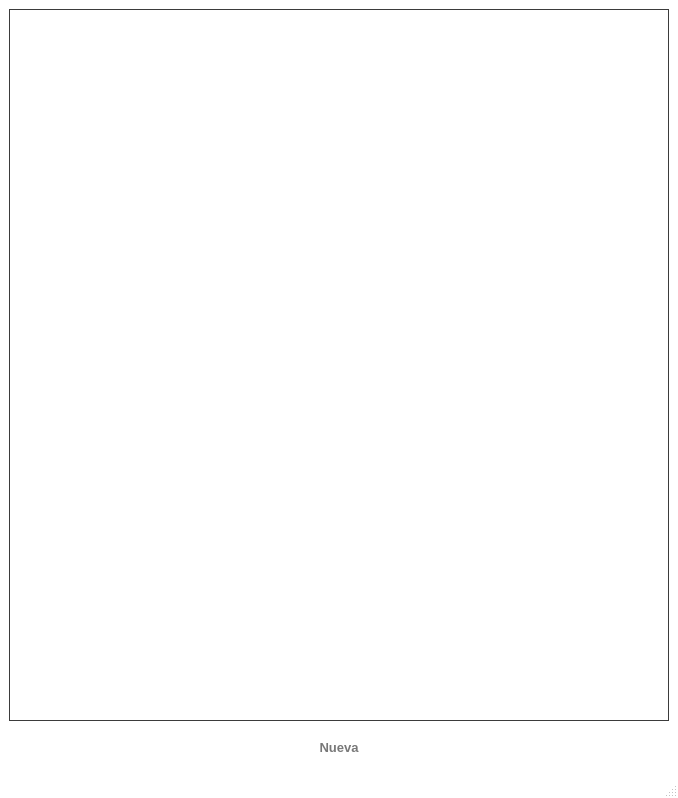
<?xml version="1.0" encoding="UTF-8"?>
<ui version="4.0">
 <class>Screen_Table_Observaciones</class>
 <widget class="QMainWindow" name="Screen_Table_Observaciones">
  <property name="geometry">
   <rect>
    <x>0</x>
    <y>0</y>
    <width>678</width>
    <height>798</height>
   </rect>
  </property>
  <property name="palette">
   <palette>
    <active>
     <colorrole role="Base">
      <brush brushstyle="SolidPattern">
       <color alpha="255">
        <red>46</red>
        <green>47</green>
        <blue>48</blue>
       </color>
      </brush>
     </colorrole>
     <colorrole role="Window">
      <brush brushstyle="SolidPattern">
       <color alpha="255">
        <red>255</red>
        <green>255</green>
        <blue>255</blue>
       </color>
      </brush>
     </colorrole>
    </active>
    <inactive>
     <colorrole role="Base">
      <brush brushstyle="SolidPattern">
       <color alpha="255">
        <red>46</red>
        <green>47</green>
        <blue>48</blue>
       </color>
      </brush>
     </colorrole>
     <colorrole role="Window">
      <brush brushstyle="SolidPattern">
       <color alpha="255">
        <red>255</red>
        <green>255</green>
        <blue>255</blue>
       </color>
      </brush>
     </colorrole>
    </inactive>
    <disabled>
     <colorrole role="Base">
      <brush brushstyle="SolidPattern">
       <color alpha="255">
        <red>255</red>
        <green>255</green>
        <blue>255</blue>
       </color>
      </brush>
     </colorrole>
     <colorrole role="Window">
      <brush brushstyle="SolidPattern">
       <color alpha="255">
        <red>255</red>
        <green>255</green>
        <blue>255</blue>
       </color>
      </brush>
     </colorrole>
    </disabled>
   </palette>
  </property>
  <property name="windowTitle">
   <string>MainWindow</string>
  </property>
  <widget class="QWidget" name="centralwidget">
   <layout class="QVBoxLayout" name="verticalLayout">
    <item>
     <widget class="QTableView" name="tableView">
      <property name="palette">
       <palette>
        <active>
         <colorrole role="Base">
          <brush brushstyle="SolidPattern">
           <color alpha="255">
            <red>255</red>
            <green>255</green>
            <blue>255</blue>
           </color>
          </brush>
         </colorrole>
         <colorrole role="Window">
          <brush brushstyle="SolidPattern">
           <color alpha="255">
            <red>77</red>
            <green>77</green>
            <blue>77</blue>
           </color>
          </brush>
         </colorrole>
        </active>
        <inactive>
         <colorrole role="Base">
          <brush brushstyle="SolidPattern">
           <color alpha="255">
            <red>255</red>
            <green>255</green>
            <blue>255</blue>
           </color>
          </brush>
         </colorrole>
         <colorrole role="Window">
          <brush brushstyle="SolidPattern">
           <color alpha="255">
            <red>77</red>
            <green>77</green>
            <blue>77</blue>
           </color>
          </brush>
         </colorrole>
        </inactive>
        <disabled>
         <colorrole role="Base">
          <brush brushstyle="SolidPattern">
           <color alpha="255">
            <red>77</red>
            <green>77</green>
            <blue>77</blue>
           </color>
          </brush>
         </colorrole>
         <colorrole role="Window">
          <brush brushstyle="SolidPattern">
           <color alpha="255">
            <red>77</red>
            <green>77</green>
            <blue>77</blue>
           </color>
          </brush>
         </colorrole>
        </disabled>
       </palette>
      </property>
      <property name="styleSheet">
       <string notr="true"/>
      </property>
     </widget>
    </item>
    <item>
     <layout class="QHBoxLayout" name="horizontalLayout">
      <item>
       <spacer name="horizontalSpacer">
        <property name="orientation">
         <enum>Qt::Horizontal</enum>
        </property>
        <property name="sizeHint" stdset="0">
         <size>
          <width>40</width>
          <height>20</height>
         </size>
        </property>
       </spacer>
      </item>
      <item>
       <widget class="QPushButton" name="pb_nueva">
        <property name="minimumSize">
         <size>
          <width>130</width>
          <height>40</height>
         </size>
        </property>
        <property name="maximumSize">
         <size>
          <width>130</width>
          <height>40</height>
         </size>
        </property>
        <property name="font">
         <font>
          <family>Segoe UI</family>
          <pointsize>10</pointsize>
          <weight>75</weight>
          <bold>true</bold>
         </font>
        </property>
        <property name="styleSheet">
         <string notr="true">border-radius: 10px;
color:rgb(120, 120, 120);</string>
        </property>
        <property name="text">
         <string>Nueva</string>
        </property>
        <property name="icon">
         <iconset resource="assets.qrc">
          <normaloff>:/icons/plus_blue.png</normaloff>:/icons/plus_blue.png</iconset>
        </property>
        <property name="iconSize">
         <size>
          <width>20</width>
          <height>20</height>
         </size>
        </property>
       </widget>
      </item>
      <item>
       <spacer name="horizontalSpacer_2">
        <property name="orientation">
         <enum>Qt::Horizontal</enum>
        </property>
        <property name="sizeHint" stdset="0">
         <size>
          <width>40</width>
          <height>20</height>
         </size>
        </property>
       </spacer>
      </item>
     </layout>
    </item>
   </layout>
  </widget>
  <widget class="QMenuBar" name="menubar">
   <property name="geometry">
    <rect>
     <x>0</x>
     <y>0</y>
     <width>678</width>
     <height>21</height>
    </rect>
   </property>
  </widget>
  <widget class="QStatusBar" name="statusbar"/>
 </widget>
 <resources>
  <include location="assets.qrc"/>
 </resources>
 <connections/>
</ui>
